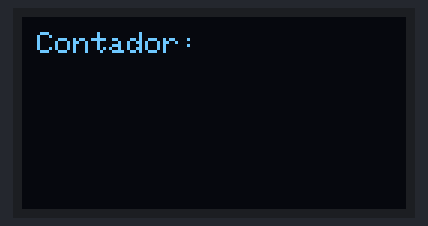
Recording of a sketch running on a simulated Arduino Uno, built with avr-gcc and run on an emulated ATmega328P. Parts: 128×64 one-colour display. What the sketch prints to the serial monitor is not drawn.

Above: at 0.4 s.
At 5.1 s:
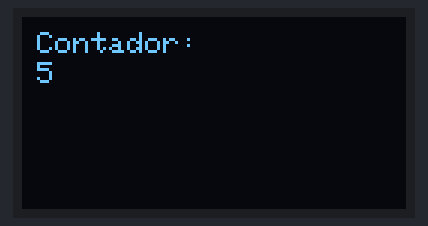
At 9.1 s:
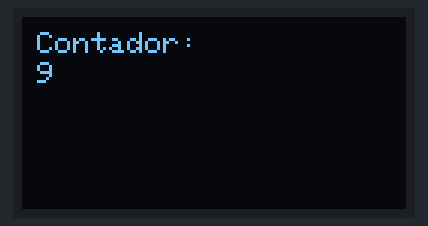
At 19.1 s:
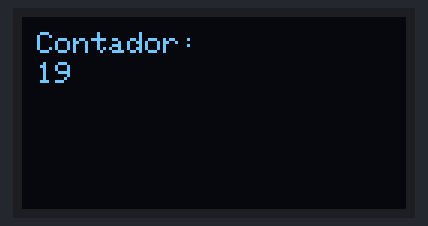
At 29.1 s:
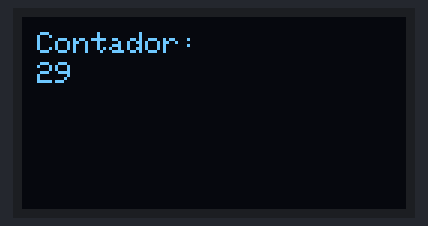
At 38.1 s:
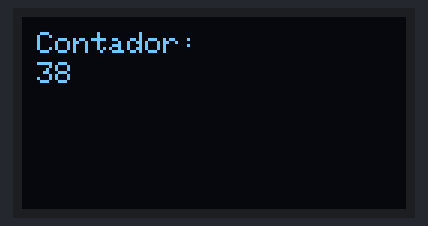

The sketch:

rtcArduino.ino
```cpp
#include <TimerOne.h>
#include <SPI.h>
#include <Wire.h>
#include <Adafruit_GFX.h>
#include <Adafruit_SH110X.h>

#define i2c_Address 0x3c
#define SCREEN_WIDTH 128
#define SCREEN_HEIGHT 64
#define OLED_RESET -1
Adafruit_SH1106G display = Adafruit_SH1106G(SCREEN_WIDTH, SCREEN_HEIGHT, &Wire, OLED_RESET);

int count, dCount;

// Create a counter event timer
void counter() {
  // count +1
  count = count + 1;
 Serial.println(count);
}

void setup() {
   Serial.begin(9600);
  // Set up an counter event timer  every second
  Timer1.initialize(1000000);
  Timer1.attachInterrupt(counter);
  // Inicializar OLED
  delay(250); // wait for the OLED to power up
  display.begin(i2c_Address, true);
  display.clearDisplay();
  display.setTextSize(1);
  display.setTextColor(SH110X_WHITE);
  display.setCursor(5, 5);
  display.println("Contador:");
  display.display();
  dCount = count;
}

void loop() {
  if (dCount != count) {
    dCount = count;
    display.clearDisplay();
    display.setTextSize(1);
    display.setTextColor(SH110X_WHITE);
    display.setCursor(5, 5);
    display.println("Contador:");
    display.setCursor(5, 15);
    display.println(count);
    display.display();
  }
}
```

Measured:
- what the display in image 2 shows lasts 1.0 s, from 9.0 s to 10.0 s
